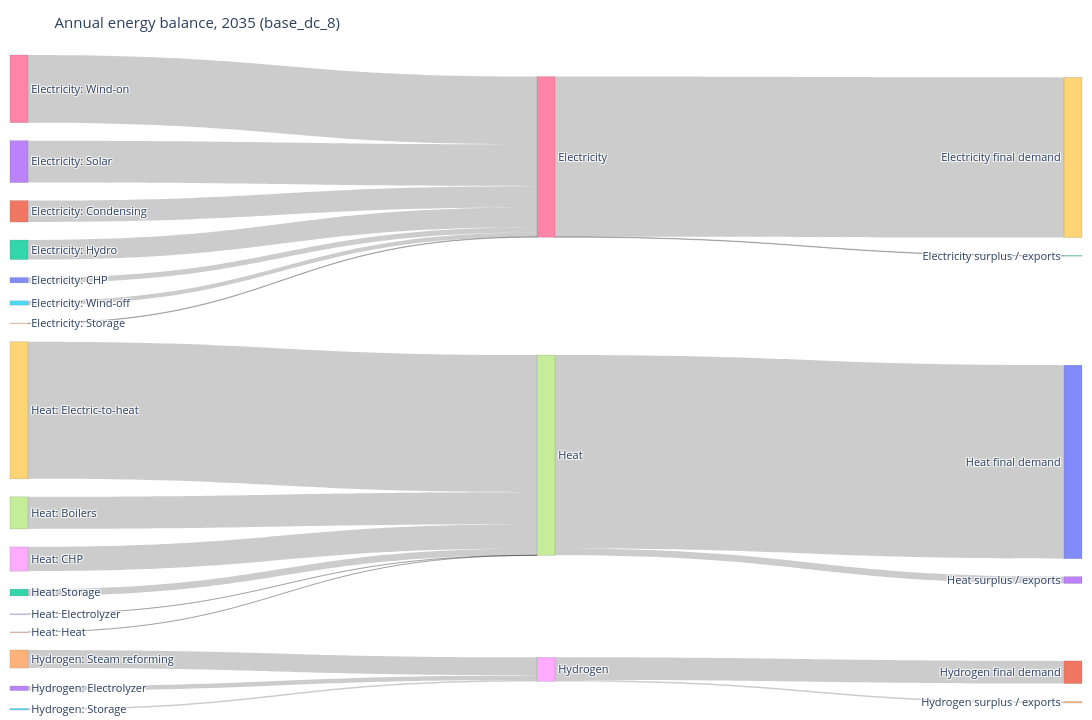

Notebook code cell kept with this figure:
### Code cell
# 1.5 Annual energy-balance Sankey diagram (TWh)
# Technology groups feed carriers, which feed final demand.
SANKEY_YEAR = max(get("PRO_YCRAGF")["Year"])
sankey_carriers = ["ELECTRICITY", "HEAT", "HYDROGEN"]
sankey_names = {"ELECTRICITY": "Electricity", "HEAT": "Heat", "HYDROGEN": "Hydrogen"}

sankey_pro = get("PRO_YCRAGF").query("Year == @SANKEY_YEAR and Commodity in @sankey_carriers").copy()
sankey_pro["Source"] = tech_group(sankey_pro, unpack=True)
sankey_pro = sankey_pro.groupby(["Commodity", "Source"])["Value"].sum().reset_index()

sankey_dem = pd.concat([
    get("EL_DEMAND_YCR").assign(Commodity="ELECTRICITY"),
    get("H_DEMAND_YCRA").assign(Commodity="HEAT"),
    get("H2_DEMAND_YCR").assign(Commodity="HYDROGEN"),
], ignore_index=True).query("Year == @SANKEY_YEAR and Commodity in @sankey_carriers")
sankey_dem = sankey_dem.groupby("Commodity")["Value"].sum()

source_labels = [f"{row.Commodity.title()}: {row.Source}" for row in sankey_pro.itertuples()]
carrier_labels = [sankey_names[c] for c in sankey_carriers]
sink_labels = [f"{sankey_names[c]} final demand" for c in sankey_carriers]
labels = source_labels + carrier_labels + sink_labels
carrier_index = {c: len(source_labels) + i for i, c in enumerate(sankey_carriers)}
sink_index = {c: len(source_labels) + len(carrier_labels) + i for i, c in enumerate(sankey_carriers)}
source_index = {(row.Commodity, row.Source): i for i, row in enumerate(sankey_pro.itertuples())}

links = [(source_index[(row.Commodity, row.Source)], carrier_index[row.Commodity], row.Value) for row in sankey_pro.itertuples() if row.Value > 0]
for commodity in sankey_carriers:
    supply = sankey_pro.loc[sankey_pro["Commodity"] == commodity, "Value"].sum()
    demand_value = float(sankey_dem.get(commodity, 0))
    if demand_value > 0:
        links.append((carrier_index[commodity], sink_index[commodity], demand_value))
    residual = supply - demand_value
    if residual > 1e-9:
        labels.append(f"{sankey_names[commodity]} surplus / exports")
        links.append((carrier_index[commodity], len(labels) - 1, residual))
    elif residual < -1e-9:
        labels.append(f"{sankey_names[commodity]} net imports")
        links.append((len(labels) - 1, carrier_index[commodity], -residual))

fig = go.Figure(go.Sankey(
    arrangement="snap",
    node=dict(label=labels, pad=18, thickness=18, line=dict(color="rgba(80,80,80,0.35)", width=0.5)),
    link=dict(source=[x[0] for x in links], target=[x[1] for x in links], value=[x[2] for x in links]),
))
fig.update_layout(title=f"Annual energy balance, {SANKEY_YEAR} ({SCENARIO})", height=720, width=1250,
                  font=dict(size=11), margin=dict(l=10, r=10, t=55, b=10))
fig.show()

### Figure 1 — Plotly figure (JSON) as saved in the notebook; plotly's stock layout.template omitted (floating-point values rounded to 4 significant figures)
{"data": [{"arrangement": "snap", "link": {"source": [0, 1, 2, 3, 4, 5, 6, 7, 8, 9, 10, 11, 12, 13, 14, 15, 16, 16, 17, 17, 18, 18], "target": [16, 16, 16, 16, 16, 16, 16, 17, 17, 17, 17, 17, 17, 18, 18, 18, 19, 22, 20, 23, 21, 24], "value": [167.0, 680.6, 618.6, 1327.0, 17.83, 136.1, 2144.0, 1016.0, 767.3, 4345.0, 1.105, 0.3711, 214.7, 143.0, 573.3, 45.36, 5073.0, 17.83, 6129.0, 214.7, 716.3, 45.36]}, "node": {"label": ["Electricity: CHP", "Electricity: Condensing", "Electricity: Hydro", "Electricity: Solar", "Electricity: Storage", "Electricity: Wind-off", "Electricity: Wind-on", "Heat: Boilers", "Heat: CHP", "Heat: Electric-to-heat", "Heat: Electrolyzer", "Heat: Heat", "Heat: Storage", "Hydrogen: Electrolyzer", "Hydrogen: Steam reforming", "Hydrogen: Storage", "Electricity", "Heat", "Hydrogen", "Electricity final demand", "Heat final demand", "Hydrogen final demand", "Electricity surplus / exports", "Heat surplus / exports", "Hydrogen surplus / exports"], "line": {"color": "rgba(80,80,80,0.35)", "width": 0.5}, "pad": 18, "thickness": 18}, "type": "sankey"}], "layout": {"font": {"size": 11}, "height": 720, "margin": {"b": 10, "l": 10, "r": 10, "t": 55}, "title": {"text": "Annual energy balance, 2035 (base_dc_8)"}, "width": 1250}}
